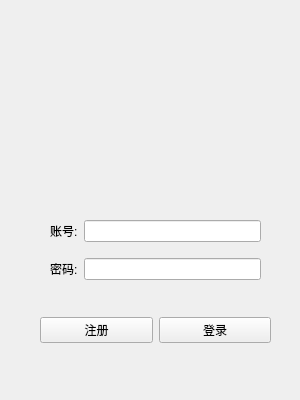
<?xml version="1.0" encoding="UTF-8"?>
<ui version="4.0">
 <class>Form</class>
 <widget class="QWidget" name="Form">
  <property name="geometry">
   <rect>
    <x>0</x>
    <y>0</y>
    <width>300</width>
    <height>400</height>
   </rect>
  </property>
  <property name="windowTitle">
   <string>Form</string>
  </property>
  <widget class="QWidget" name="gridLayoutWidget">
   <property name="geometry">
    <rect>
     <x>50</x>
     <y>210</y>
     <width>211</width>
     <height>80</height>
    </rect>
   </property>
   <layout class="QGridLayout" name="gridLayout">
    <item row="0" column="1">
     <widget class="QLineEdit" name="lineEdit"/>
    </item>
    <item row="0" column="0">
     <widget class="QLabel" name="label">
      <property name="text">
       <string>账号:</string>
      </property>
     </widget>
    </item>
    <item row="1" column="0">
     <widget class="QLabel" name="label_2">
      <property name="text">
       <string>密码:</string>
      </property>
     </widget>
    </item>
    <item row="1" column="1">
     <widget class="QLineEdit" name="lineEdit_2"/>
    </item>
   </layout>
  </widget>
  <widget class="QWidget" name="horizontalLayoutWidget">
   <property name="geometry">
    <rect>
     <x>40</x>
     <y>310</y>
     <width>231</width>
     <height>41</height>
    </rect>
   </property>
   <layout class="QHBoxLayout" name="horizontalLayout">
    <item>
     <widget class="QPushButton" name="pushButton_2">
      <property name="text">
       <string>注册</string>
      </property>
     </widget>
    </item>
    <item>
     <widget class="QPushButton" name="pushButton">
      <property name="text">
       <string>登录</string>
      </property>
     </widget>
    </item>
   </layout>
  </widget>
 </widget>
 <resources/>
 <connections/>
</ui>
